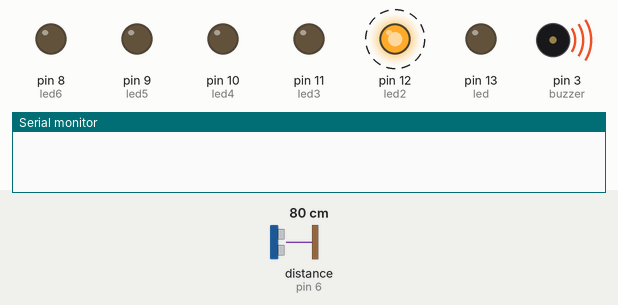
Simulated run of this sketch. Board: Arduino Uno, built with avr-gcc and run on an emulated ATmega328P. On the bench: output pins drawn as LEDs (lit = HIGH), buzzer (waves = sounding), the last lines printed to the serial monitor. Wiring (inferred from the names in the program): ultrasonic range finder: trigger pin 7; echo pin 6. Dashed ring = blinking. The inputs (shaded band) are chosen by the test bench; at power-on: distance to the obstacle (sensor on pin 6) 80 cm. The echo pulse lasts 58.3 µs per cm; pins used as bus, display or sensor lines are not drawn.

Above: at 1.03 s.
1.7 s: distance to the obstacle (sensor on pin 6) set to 2 cm
4.7 s: distance to the obstacle (sensor on pin 6) set to 120 cm
At 5.9 s:
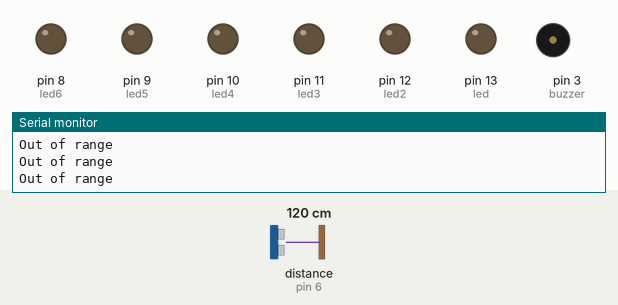
6.3 s: distance to the obstacle (sensor on pin 6) set to 35 cm
At 6.46 s:
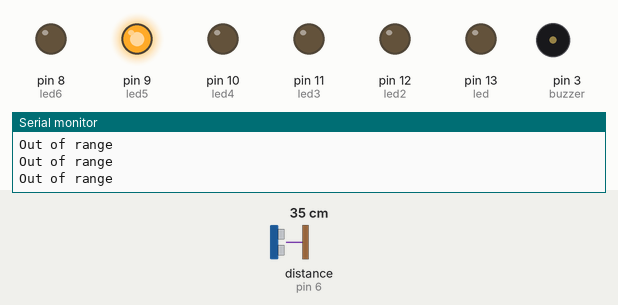
9.3 s: distance to the obstacle (sensor on pin 6) set to 60 cm
At 9.65 s:
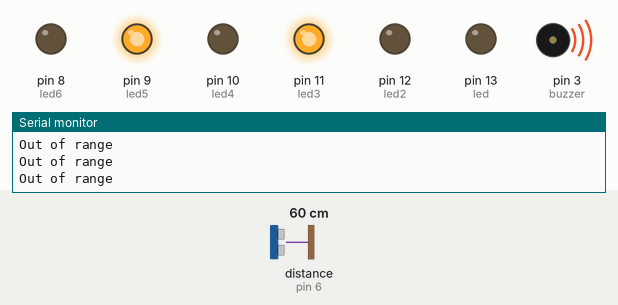
12.3 s: distance to the obstacle (sensor on pin 6) set to 74 cm
At 12.77 s:
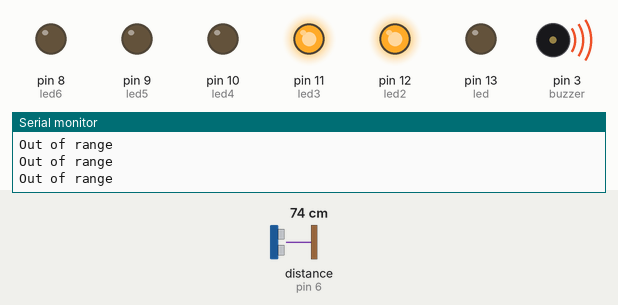
15.3 s: distance to the obstacle (sensor on pin 6) set to 33 cm
At 15.88 s:
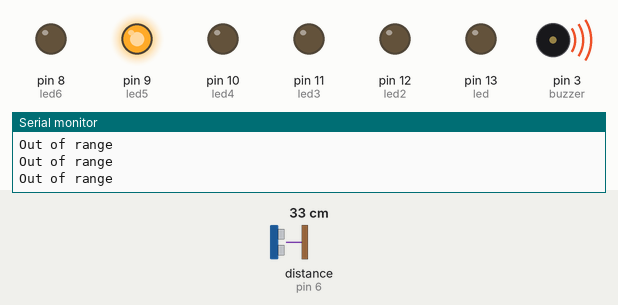
Timing chart, 0 to 19.3 s (numbered marks = the images above; inputs shaded):
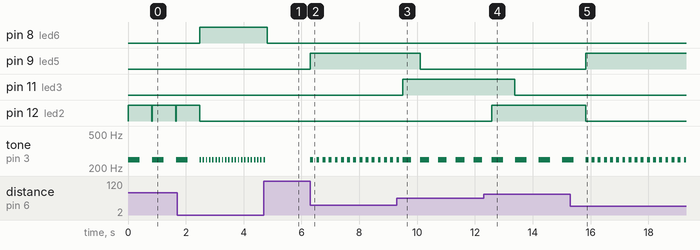

The sketch:

Parking_sensor.ino
```cpp
#define trigPin 7
#define echoPin 6
#define led 13
#define led2 12
#define led3 11
#define led4 10
#define led5 9
#define led6 8
#define buzzer 3

int sound = 250;


void setup() {
  Serial.begin (9600);
  pinMode(trigPin, OUTPUT);
  pinMode(echoPin, INPUT);
  pinMode(led, OUTPUT);
  pinMode(led2, OUTPUT);
  pinMode(led3, OUTPUT);
  pinMode(led4, OUTPUT);
  pinMode(led5, OUTPUT);
  pinMode(led6, OUTPUT);
  pinMode(buzzer, OUTPUT);

}

void loop() {
  long duration, distance;
  digitalWrite(trigPin, LOW);
  delayMicroseconds(2);
  digitalWrite(trigPin, HIGH);
  delayMicroseconds(10);
  digitalWrite(trigPin, LOW);
  duration = pulseIn(echoPin, HIGH);
  distance = (duration/2) / 29.1;


  if (distance <= 110 && distance >=81) {
    digitalWrite(led, HIGH);
    intermitente(500);
}
  else {
    digitalWrite(led,LOW);
  }
  if (distance < 80 && distance >=71) {
      digitalWrite(led2, HIGH);
      intermitente(400);
}
  else {
      digitalWrite(led2, LOW);
  }
  if (distance < 70 && distance >=51) {
      digitalWrite(led3, HIGH);
      intermitente(300);
}
  else {
    digitalWrite(led3, LOW);
  }
  if (distance < 50 && distance >=36) {
    digitalWrite(led4, HIGH);
    intermitente(250);
}
  else {
    digitalWrite(led4,LOW);
  }
  if (distance < 35 && distance >=26) {
    digitalWrite(led5, HIGH);
    intermitente(100);
}
  else {
    digitalWrite(led5,LOW);
  }
  if (distance < 25 && distance >=0) {
    digitalWrite(led6, HIGH);
    intermitente(50);
}
  else {
    digitalWrite(led6,LOW);
  }

  if (distance > 100 || distance <= 0){
    Serial.println("Out of range");
    noTone(buzzer);
  }

  delay(10);
}
void intermitente(int intermitencia){
  tone(buzzer, sound);
  delay(intermitencia);
  noTone(buzzer);
  delay(intermitencia);
  }
```

Measured:
- after the input at 1.7 s, pin 8 (led6): LOW → HIGH after 0.78 s; pin 12 (led2): goes on until 2.5 s, then stays LOW
- after the input at 4.7 s, pin 8 (led6): HIGH → LOW after 0.11 s; tone on pin 3 (buzzer): goes on until 4.7 s, then stays silent
- after the input at 6.3 s, pin 9 (led5): LOW → HIGH at once; tone on pin 3 (buzzer): alternates 250 Hz for 0.10 s and silent for 0.11 s, starting at once
- after the input at 9.3 s, pin 9 (led5): HIGH → LOW after 0.80 s; pin 11 (led3): LOW → HIGH after 0.20 s
- after the input at 12.3 s, pin 11 (led3): HIGH → LOW after 1.1 s; pin 12 (led2): LOW → HIGH after 0.27 s; tone on pin 3 (buzzer): alternates 250 Hz for 0.40 s and silent for 0.41 s, starting after 0.67 s
- after the input at 15.3 s, pin 9 (led5): LOW → HIGH after 0.53 s; pin 12 (led2): HIGH → LOW after 0.53 s
- by itself, pin 12 (led2): alternates HIGH for 0.82 s and LOW for 0.02 s
- by itself, tone on pin 3 (buzzer): repeats every 0.11 s: 250 Hz 0.05 s, silent 0.06 s
